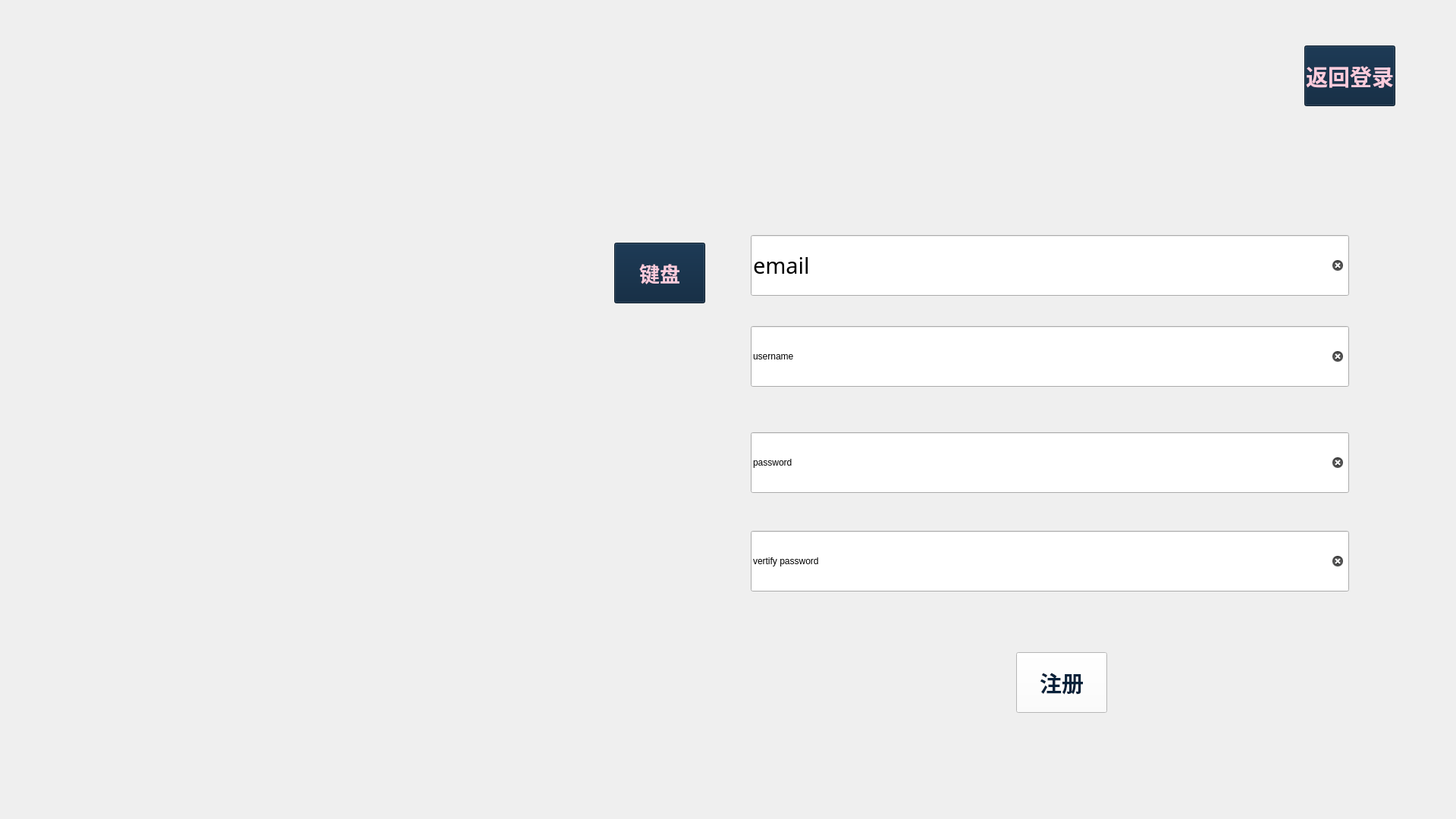
<?xml version="1.0" encoding="UTF-8"?>
<ui version="4.0">
 <class>RegitserP</class>
 <widget class="QWidget" name="RegitserP">
  <property name="geometry">
   <rect>
    <x>0</x>
    <y>0</y>
    <width>1920</width>
    <height>1080</height>
   </rect>
  </property>
  <property name="windowTitle">
   <string>Form</string>
  </property>
  <widget class="QPushButton" name="registerB">
   <property name="geometry">
    <rect>
     <x>1340</x>
     <y>860</y>
     <width>120</width>
     <height>80</height>
    </rect>
   </property>
   <property name="font">
    <font>
     <family>Adobe Arabic</family>
     <pointsize>22</pointsize>
     <weight>75</weight>
     <bold>true</bold>
    </font>
   </property>
   <property name="styleSheet">
    <string notr="true">background-color: rgb(255, 255, 255);
color: rgb(7, 33, 58);</string>
   </property>
   <property name="text">
    <string>注册</string>
   </property>
  </widget>
  <widget class="QPushButton" name="jumpToLoginP">
   <property name="geometry">
    <rect>
     <x>1720</x>
     <y>60</y>
     <width>120</width>
     <height>80</height>
    </rect>
   </property>
   <property name="font">
    <font>
     <family>Adobe Arabic</family>
     <pointsize>22</pointsize>
     <weight>75</weight>
     <bold>true</bold>
    </font>
   </property>
   <property name="styleSheet">
    <string notr="true">color: rgb(252, 204, 220);
background-color: rgb(7, 33, 58);</string>
   </property>
   <property name="text">
    <string>返回登录</string>
   </property>
  </widget>
  <widget class="QLabel" name="imageL">
   <property name="geometry">
    <rect>
     <x>0</x>
     <y>0</y>
     <width>1920</width>
     <height>1080</height>
    </rect>
   </property>
   <property name="text">
    <string/>
   </property>
   <property name="pixmap">
    <pixmap>../Image/patten.png</pixmap>
   </property>
  </widget>
  <widget class="QPushButton" name="btn_keyboard">
   <property name="geometry">
    <rect>
     <x>810</x>
     <y>320</y>
     <width>120</width>
     <height>80</height>
    </rect>
   </property>
   <property name="font">
    <font>
     <family>Adobe Arabic</family>
     <pointsize>20</pointsize>
     <weight>75</weight>
     <bold>true</bold>
    </font>
   </property>
   <property name="styleSheet">
    <string notr="true">background-color: rgb(7, 33, 58);
color: rgb(252, 204, 220);</string>
   </property>
   <property name="text">
    <string>键盘</string>
   </property>
  </widget>
  <widget class="QLineEdit" name="emailT">
   <property name="geometry">
    <rect>
     <x>990</x>
     <y>310</y>
     <width>789</width>
     <height>80</height>
    </rect>
   </property>
   <property name="font">
    <font>
     <family>Adobe Arabic</family>
     <pointsize>22</pointsize>
    </font>
   </property>
   <property name="styleSheet">
    <string notr="true">color: rgb(0, 0, 0);</string>
   </property>
   <property name="text">
    <string>email</string>
   </property>
   <property name="clearButtonEnabled">
    <bool>true</bool>
   </property>
  </widget>
  <widget class="QLineEdit" name="usernameT">
   <property name="geometry">
    <rect>
     <x>990</x>
     <y>430</y>
     <width>789</width>
     <height>80</height>
    </rect>
   </property>
   <property name="styleSheet">
    <string notr="true">color: rgb(0, 0, 0);
font: 22pt &quot;Adobe Arabic&quot;;</string>
   </property>
   <property name="text">
    <string>username</string>
   </property>
   <property name="clearButtonEnabled">
    <bool>true</bool>
   </property>
  </widget>
  <widget class="QLineEdit" name="passwordT">
   <property name="geometry">
    <rect>
     <x>990</x>
     <y>570</y>
     <width>789</width>
     <height>80</height>
    </rect>
   </property>
   <property name="styleSheet">
    <string notr="true">font: 22pt &quot;Adobe Arabic&quot;;
color: rgb(0, 0, 0);</string>
   </property>
   <property name="text">
    <string>password</string>
   </property>
   <property name="clearButtonEnabled">
    <bool>true</bool>
   </property>
  </widget>
  <widget class="QLineEdit" name="VpasswordT">
   <property name="geometry">
    <rect>
     <x>990</x>
     <y>700</y>
     <width>789</width>
     <height>80</height>
    </rect>
   </property>
   <property name="styleSheet">
    <string notr="true">color: rgb(0, 0, 0);
font: 22pt &quot;Adobe Arabic&quot;;</string>
   </property>
   <property name="text">
    <string>vertify password</string>
   </property>
   <property name="clearButtonEnabled">
    <bool>true</bool>
   </property>
  </widget>
  <zorder>imageL</zorder>
  <zorder>registerB</zorder>
  <zorder>jumpToLoginP</zorder>
  <zorder>btn_keyboard</zorder>
  <zorder>emailT</zorder>
  <zorder>usernameT</zorder>
  <zorder>passwordT</zorder>
  <zorder>VpasswordT</zorder>
 </widget>
 <resources/>
 <connections/>
</ui>
